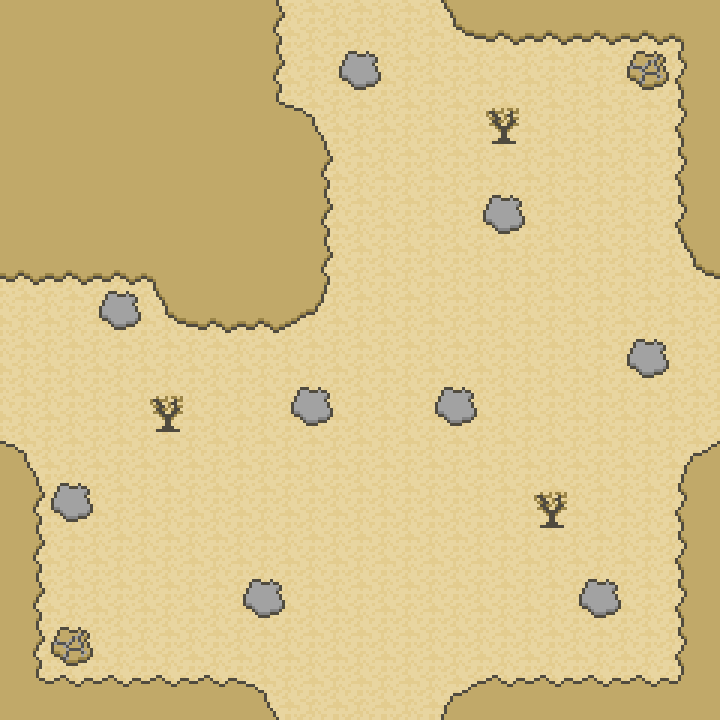

This game map was drawn from its Tiled (.tmx) file and the tilesets committed beside it. A one-line description and the trimmed map source follow:
An orthogonal 15x15 tile map with 48x48 px tiles, 1 tile layer (Tile Layer 1) and 2 objects (2x 1).

<map version="1.0" orientation="orthogonal" width="15" height="15" tilewidth="48" tileheight="48">
 <tileset firstgid="1" source="desert.tsx" />
 <objectgroup name="Object Layer 1" width="15" height="15">
  <object type="1" x="432" y="240" width="48" height="48" />
  <object type="1" x="192" y="480" width="48" height="48" />
 </objectgroup>
 <layer name="Tile Layer 1" width="15" height="15">
  <data>[225 cells, 225 non-empty, 16 distinct tile ids]</data>
 </layer>
</map>
